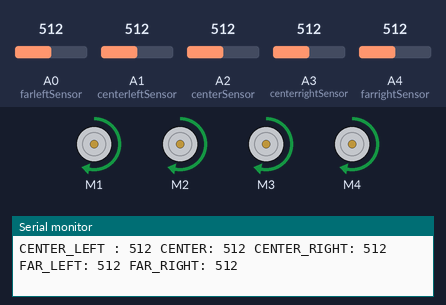
Recording of a sketch running on a simulated Arduino Uno, built with avr-gcc and run on an emulated ATmega328P. On the bench: 4 × DC motor (green arrow = forward, orange = backward, longer = faster), the last lines printed to the serial monitor. The inputs (shaded band) are chosen by the test bench; at power-on: A0 (farleftSensor) = 512, A4 (farrightSensor) = 512, A1 (centerleftSensor) = 512, A2 (centerSensor) = 512, A3 (centerrightSensor) = 512.

Above: at 1.2 s.
1.3 s: A0 (farleftSensor) set to 485
At 1.9 s:
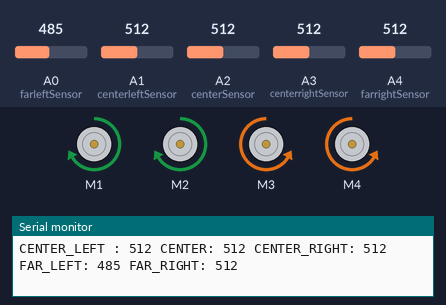
2.8 s: A0 (farleftSensor) set to 510
At 4.0 s:
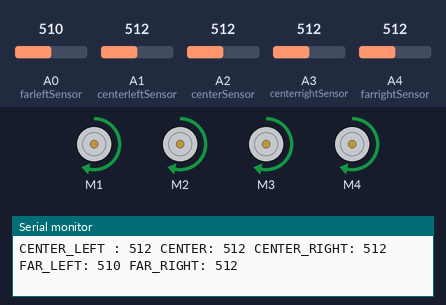
5.8 s: A4 (farrightSensor) set to 488
At 6.3 s:
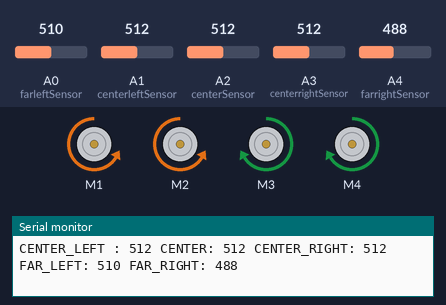
7.3 s: A1 (centerleftSensor) set to 105
8.8 s: A1 (centerleftSensor) set to 88
10.3 s: A2 (centerSensor) set to 30
At 11.7 s:
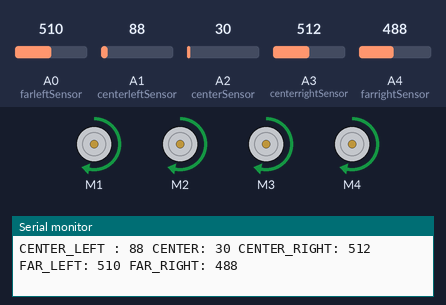
Timing chart, 0 to 13.3 s (numbered marks = the images above; inputs shaded):
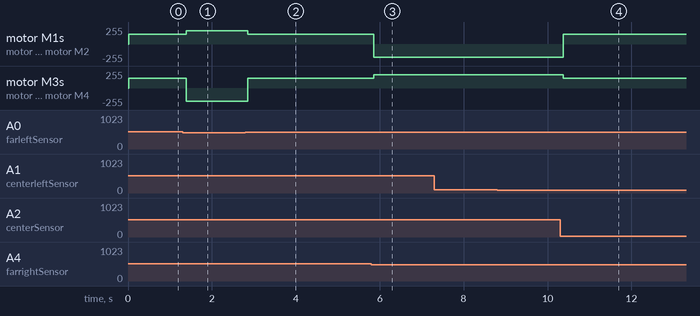

The sketch:

sketch_oct10b.ino
```cpp
#include <AFMotor.h>

//defining motors
AF_DCMotor motor1(1, MOTOR12_1KHZ);
AF_DCMotor motor2(2, MOTOR12_1KHZ);
AF_DCMotor motor3(3, MOTOR34_1KHZ);
AF_DCMotor motor4(4, MOTOR34_1KHZ);

// Define sensor pins
const int centerleftSensor = A1;
const int centerrightSensor = A3;
const int centerSensor  = A2;
const int farleftSensor = A0;
const int farrightSensor = A4;

// PID Constants
float Kp = 0.6;  // Proportional gain
float Ki = 0.0;  // Integral gain
float Kd = 0.4;  // Derivative gain

// Variables for PID calculation
int lastError = 0;
float integral = 0;

// Threshold to detect line
int lineThreshold = 500;

void setup() {
  Serial.begin(9600);  // Start the serial communication for debugging

  // Set all motors to maximum speed
  motor1.setSpeed(255);
  motor2.setSpeed(255);
  motor3.setSpeed(255);
  motor4.setSpeed(255);
}

void loop() {
  int centerleftValue = analogRead(centerleftSensor);
  int centerValue = analogRead(centerSensor);
  int centerrightValue = analogRead(centerrightSensor);
  int farleftValue = analogRead(farleftSensor);
  int farrightValue = analogRead(farrightSensor);

  // Debugging: Print sensor values
  Serial.print("CENTER_LEFT : "); Serial.print(centerleftValue);
  Serial.print(" CENTER: "); Serial.print(centerValue);
  Serial.print(" CENTER_RIGHT: "); Serial.print(centerrightValue);
  Serial.print(" FAR_LEFT: "); Serial.print(farleftValue);
  Serial.print(" FAR_RIGHT: "); Serial.println(farrightValue);

  // Detect if we are at a corner
  if (farleftValue < lineThreshold && centerValue > lineThreshold && farrightValue > lineThreshold) {
    // Far-left sensor sees the line, indicating a left corner
    turnLeft90();
    // turnLeft90();
  }
  else if (farrightValue < lineThreshold && centerValue > lineThreshold && farleftValue > lineThreshold) {
    // Far-right sensor sees the line, indicating a right corner
    turnRight90();
    // turnRight90();
  }
  else {
    // Regular line following using PID
    followLinePID(centerleftValue, centerValue, centerrightValue, farleftValue, farrightValue);
  }

  delay(50);  // Short delay for smoother movement
}

void followLinePID(int centerleftValue, int centerValue, int centerrightValue, int farleftValue, int farrightValue) {
  // Calculate weighted error from sensors
  int error = (farleftValue * -2) + (centerleftValue * -1) + (centerValue * 0) + (centerrightValue * 1) + (farrightValue * 2);

  // Calculate PID terms
  int P = error;                            // Proportional term
  integral += error;                        // Accumulate the integral term
  int I = integral;                         // Integral term
  int D = error - lastError;                // Derivative term (rate of change)
  lastError = error;                        // Update last error

  // PID output (correction factor)
  int correction = (Kp * P) + (Ki * I) + (Kd * D);

  // Apply correction to motor speeds
  int baseSpeed = 120;  // Set a base speed for both motors

  int leftMotorSpeed = baseSpeed - correction;  // Adjust left motor speed
  int rightMotorSpeed = baseSpeed + correction; // Adjust right motor speed

  // Ensure motor speeds are within valid bounds (0 - 255)
  leftMotorSpeed = constrain(leftMotorSpeed, 0, 200);
  rightMotorSpeed = constrain(rightMotorSpeed, 0, 200);

  // Control motors based on corrected speed
  motor1.setSpeed(leftMotorSpeed);
  motor2.setSpeed(leftMotorSpeed);
  motor3.setSpeed(rightMotorSpeed);
  motor4.setSpeed(rightMotorSpeed);

  // Move forward with adjusted speeds
  forward();
}

void forward() {
    //Forward
    motor1.run(FORWARD);
    motor1.setSpeed(150);
    motor2.run(FORWARD);
    motor2.setSpeed(150);
    motor3.run(FORWARD);
    motor3.setSpeed(150);
    motor4.run(FORWARD);
    motor4.setSpeed(150);
}

// Function to handle a 90-degree left turn
void turnLeft90() {
   //turn left
    motor1.run(FORWARD);
    motor1.setSpeed(200);
    motor2.run(FORWARD);
    motor2.setSpeed(200);
    motor3.run(BACKWARD);
    motor3.setSpeed(200);
    motor4.run(BACKWARD);
    motor4.setSpeed(200);
}

// Function to handle a 90-degree right turn
void turnRight90() {
    //turn right
    motor1.run(BACKWARD);
    motor1.setSpeed(200);
    motor2.run(BACKWARD);
    motor2.setSpeed(200);
    motor3.run(FORWARD);
    motor3.setSpeed(200);
    motor4.run(FORWARD);
    motor4.setSpeed(200);
}

void stopCar() {
    //stop
    motor1.run(RELEASE);
    motor1.setSpeed(0);
    motor2.run(RELEASE);
    motor2.setSpeed(0);
    motor3.run(RELEASE);
    motor3.setSpeed(0);
    motor4.run(RELEASE);
    motor4.setSpeed(0);
}
```

Measured:
- the behaviour switches between 500 and 499 on A0 (farleftSensor) (found by bisection; images 0 and 1)
- the behaviour switches between 500 and 499 on A4 (farrightSensor) (found by bisection; images 2 and 3)
- after the input at 1.3 s, motor M1, motor M2: forward 150/255 → forward 200/255 after 0.09 s; motor M3, motor M4: forward 150/255 → backward 200/255 after 0.09 s
- after the input at 2.8 s, motor M1, motor M2: forward 200/255 → forward 150/255 after 0.05 s; motor M3, motor M4: backward 200/255 → forward 150/255 after 0.05 s
- after the input at 5.8 s, motor M1, motor M2: forward 150/255 → backward 200/255 after 0.06 s; motor M3, motor M4: forward 150/255 → forward 200/255 after 0.06 s
- after the input at 10.3 s, motor M1, motor M2: backward 200/255 → forward 150/255 after 0.08 s; motor M3, motor M4: forward 200/255 → forward 150/255 after 0.08 s
